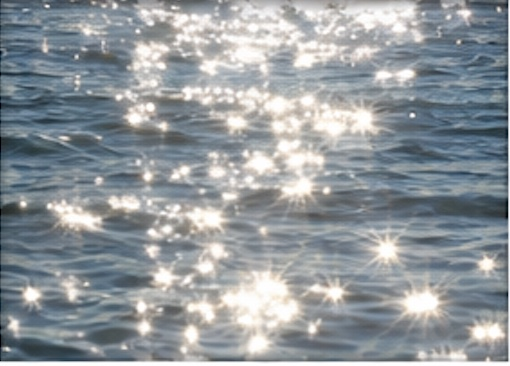
#> input picture simulation/ocean_voyager_sim_hil/assets/test_images/negatives/glare/glare_001.jpg, 510 x 366 px
$ python -i visual_wall_test.py   (imports and definitions only)
#> lines starting #> are read from the running program, lines starting #| are printed output that depends on the picture; after the words box and inside, x2 and y2 are one past the last pixel; in counts of white or black regions, pixels touching at a corner belong together
#> further down, picture is the input picture: shape (366, 510, 3); mean B, G, R 157.1, 152.8, 146.6
#!/usr/bin/env python3

"""
Ocean Voyager - Visual Wall Test #1

PURPOSE
-------
Stationary visual test only.

NO pumps.
NO thermal.
NO YOLO.
NO autonomous motion.

For each test:
    1. User enters approximate real wall distance.
    2. RGB image is captured.
    3. Image is rotated 180 degrees.
    4. Basic image geometry is analyzed.
    5. Original + annotated images are saved.
    6. Measurements are logged to CSV.

This first experiment is CALIBRATION.

We are NOT yet claiming that monocular vision can accurately
produce distance in feet. We collect real pool observations first.

Controls:
    ENTER  capture another frame
    q      quit
"""

from pathlib import Path
from datetime import datetime
import subprocess
import csv
import cv2
import numpy as np


# ============================================================
# CONFIGURATION
# ============================================================

CAMERA_ROTATION = 180

# Analyze at lower resolution for speed.
ANALYSIS_WIDTH = 960

# Edge/Hough parameters.
CANNY_LOW = 60
CANNY_HIGH = 160

HOUGH_THRESHOLD = 70
HOUGH_MIN_LINE_LENGTH = 100
HOUGH_MAX_LINE_GAP = 30

# A pool rim/water boundary should generally be more horizontal
# than vertical when the camera is aimed sensibly.
MAX_HORIZONTAL_SLOPE = 0.35

OUTPUT_ROOT = Path("outputs/visual_wall_test")


# ============================================================
# HELPERS
# ============================================================

# [11 lines left out: function rotate_image, not called in this run]


def resize_for_analysis(img):
    h, w = img.shape[:2]
#> h = 366; w = 510

    if w <= ANALYSIS_WIDTH:
        return img.copy()

    scale = ANALYSIS_WIDTH / float(w)

    return cv2.resize(
        img,
        (
            ANALYSIS_WIDTH,
            int(h * scale)
        ),
        interpolation=cv2.INTER_AREA
    )


# [24 lines left out: function capture_rgb, not called in this run]


# ============================================================
# IMAGE ANALYSIS
# ============================================================

def analyze_wall_geometry(img):
    """
    This does NOT yet return feet.

    It looks for strong near-horizontal lines that could
    correspond to the pool rim / water boundary.

    Returns:
        annotated image
        edge image
        candidate information
    """

    work = resize_for_analysis(img)

    h, w = work.shape[:2]
#> h = 366; w = 510

    gray = cv2.cvtColor(
        work,
        cv2.COLOR_BGR2GRAY
    )
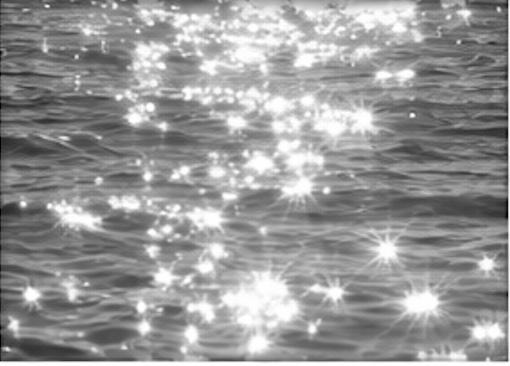
#> gray: shape (366, 510); min 1, max 255, mean 151.5

    gray = cv2.GaussianBlur(
        gray,
        (5, 5),
        0
    )

    edges = cv2.Canny(
        gray,
        CANNY_LOW,
        CANNY_HIGH
    )
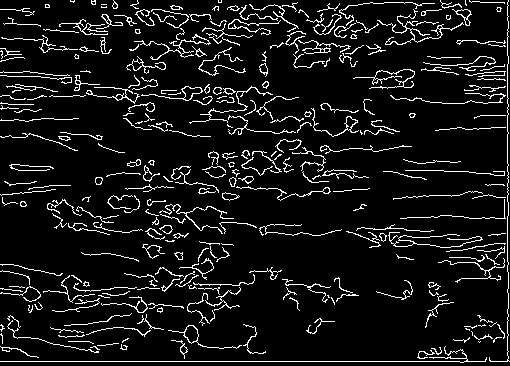
#> edges: shape (366, 510); 8.5% white in thin lines or dots

    lines = cv2.HoughLinesP(
        edges,
        1,
        np.pi / 180.0,
        threshold=HOUGH_THRESHOLD,
        minLineLength=HOUGH_MIN_LINE_LENGTH,
        maxLineGap=HOUGH_MAX_LINE_GAP
    )
#> lines = 68 rows, first 6: [0, 361, 509, 361], [507, 360, 507, 2], [330, 23, 469, 23], [229, 132, 393, 129], [127, 165, 333, 169], [264, 52, 370, 54]

    annotated = work.copy()

    candidates = []

    if lines is not None:

        for item in lines:

            x1, y1, x2, y2 = item[0]

            dx = x2 - x1
            dy = y2 - y1

            if abs(dx) < 1:
                continue

            slope = dy / float(dx)

            length = float(
                np.hypot(dx, dy)
            )

            # Keep primarily horizontal lines.
            if abs(slope) <= MAX_HORIZONTAL_SLOPE:

                mid_x = (x1 + x2) / 2.0
                mid_y = (y1 + y2) / 2.0

                # Score favors:
                # 1. long lines
                # 2. lines closer to image center
                #
                # We deliberately do not over-engineer this
                # until we see real pool images.

                center_penalty = (
                    abs(mid_x - w / 2.0)
                    / (w / 2.0)
                )

                score = (
                    length
                    * (1.0 - 0.25 * center_penalty)
                )

                candidates.append({
                    "x1": int(x1),
                    "y1": int(y1),
                    "x2": int(x2),
                    "y2": int(y2),
                    "mid_x": float(mid_x),
                    "mid_y": float(mid_y),
                    "length": length,
                    "slope": float(slope),
                    "score": float(score),
                })
#> this loop made 68 passes
#> (x1, y1, x2, y2, dx, dy, slope, length) on passes 1, 3, 4, 5, 6, 7, 8, 9, 10, 11, 12, 13: (0, 361, 509, 361, 509, 0, 0, 509), (330, 23, 469, 23, 139, 0, 0, 139), (229, 132, 393, 129, 164, -3, -0.0183, 164), (127, 165, 333, 169, 206, 4, 0.0194, 206), (264, 52, 370, 54, 106, 2, 0.0189, 106), (229, 133, 395, 130, 166, -3, -0.0181, 166), (224, 170, 353, 170, 129, 0, 0, 129), (164, 53, 355, 63, 191, 10, 0.0524, 191.3), (138, 44, 251, 36, 113, -8, -0.0708, 113.3), (125, 212, 265, 227, 140, 15, 0.107, 140.8), (33, 24, 343, 13, 310, -11, -0.0355, 310.2), (91, 2, 375, 52, 284, 50, 0.176, 288.4)
#> (x1, y1, x2, y2, dx, dy, slope, length) on passes 20, 31, 32, 49, 51, 52: (142, 230, 330, 108, 188, -122, -0.649, 224.1), (79, 349, 325, 103, 246, -246, -1, 347.9), (278, 189, 394, 73, 116, -116, -1, 164), (152, 258, 336, 109, 184, -149, -0.81, 236.8), (156, 218, 326, 103, 170, -115, -0.676, 205.2), (1, 335, 274, 97, 273, -238, -0.872, 362.2)


    candidates.sort(
        key=lambda x: x["score"],
        reverse=True
    )


    # Draw top candidates.
    for c in candidates[:15]:

        cv2.line(
            annotated,
            (c["x1"], c["y1"]),
            (c["x2"], c["y2"]),
            (0, 255, 255),
            2
        )
#> this loop made 15 passes
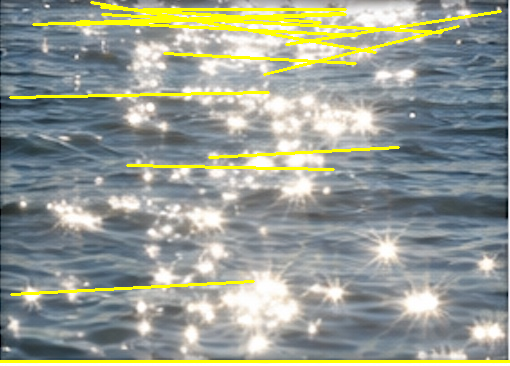
#> annotated: shape (366, 510, 3); 5.59% of pixels changed, all inside (x1, y1, x2, y2) = (0, 1, 510, 363)


    best = (
        candidates[0]
        if candidates
        else None
    )


    if best is not None:

        y_fraction = (
            best["mid_y"] / h
        )

        # Image-space quantity only.
        #
        # If the pool boundary moves up/down consistently
        # with known distance, we'll calibrate this.

        water_fraction_below = (
            (h - best["mid_y"]) / h
        )

        cv2.line(
            annotated,
            (best["x1"], best["y1"]),
            (best["x2"], best["y2"]),
            (0, 0, 255),
            5
        )

        cx = int(best["mid_x"])
        cy = int(best["mid_y"])

        cv2.circle(
            annotated,
            (cx, cy),
            9,
            (0, 0, 255),
            -1
        )
#> annotated: shape (366, 510, 3); mean B, G, R 144.6, 152.5, 151.4

        text1 = (
            f"BEST boundary y={best['mid_y']:.0f}px "
            f"({y_fraction:.3f} image height)"
        )

        text2 = (
            f"water-below fraction="
            f"{water_fraction_below:.3f}"
        )

        cv2.putText(
            annotated,
            text1,
            (20, 35),
            cv2.FONT_HERSHEY_SIMPLEX,
            0.7,
            (0, 0, 255),
            2
        )

        cv2.putText(
            annotated,
            text2,
            (20, 70),
            cv2.FONT_HERSHEY_SIMPLEX,
            0.7,
            (0, 0, 255),
            2
        )
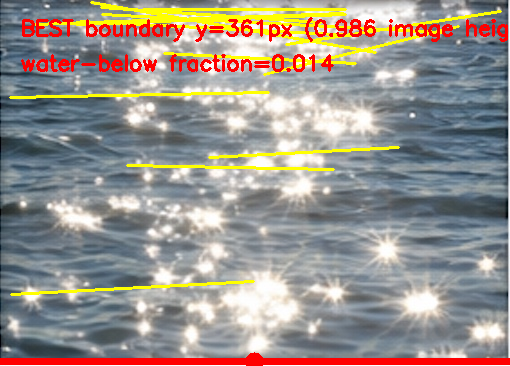
#> annotated: shape (366, 510, 3); mean B, G, R 140.7, 147.3, 153.7

    else:

        y_fraction = None
        water_fraction_below = None

        cv2.putText(
            annotated,
            "NO STRONG HORIZONTAL BOUNDARY FOUND",
            (20, 40),
            cv2.FONT_HERSHEY_SIMPLEX,
            0.7,
            (0, 0, 255),
            2
        )


    return {
        "analysis_image": work,
        "annotated": annotated,
        "edges": edges,
        "best": best,
        "candidate_count": len(candidates),
        "y_fraction": y_fraction,
        "water_fraction_below": water_fraction_below,
    }


# ============================================================
# MAIN
# ============================================================

# [291 lines left out: function main, not called in this run]


# [2 lines not run here, left out]

>>> import cv2
>>> picture = cv2.imread('assets/test_images/negatives/glare/glare_001.jpg')
>>> result = analyze_wall_geometry(picture)

$ run again, on simulation/ocean_voyager_sim_hil/assets/test_images/negatives/glare/glare_003.jpg
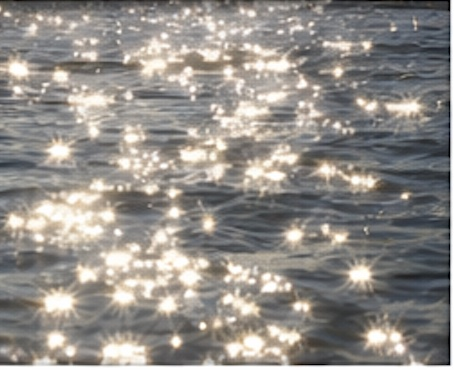
#> input picture simulation/ocean_voyager_sim_hil/assets/test_images/negatives/glare/glare_003.jpg, 454 x 370 px
#> picture is the input picture: shape (370, 454, 3); mean B, G, R 136.6, 141.4, 145.6
#> in analyze_wall_geometry, `edges = cv2.Canny( gray, CANNY_LOW, CANNY_HIGH )`:
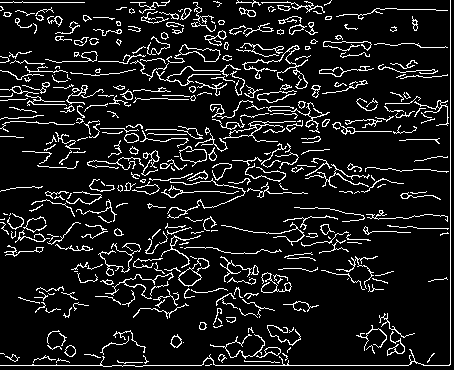
#> edges: shape (370, 454); 10.3% white in thin lines or dots
#> lines = 79 rows, first 6: [0, 365, 449, 365], [450, 364, 450, 0], [130, 2, 330, 2], [17, 99, 130, 104], [151, 77, 316, 97], [0, 89, 194, 96]
#> the loop in analyze_wall_geometry, `for item in lines: ` made 79 passes
#> (x1, y1, x2, y2, dx, dy, slope, length) on passes 1, 3, 4, 5, 6, 7, 9, 10: (0, 365, 449, 365, 449, 0, 0, 449), (130, 2, 330, 2, 200, 0, 0, 200), (17, 99, 130, 104, 113, 5, 0.0442, 113.1), (151, 77, 316, 97, 165, 20, 0.121, 166.2), (0, 89, 194, 96, 194, 7, 0.0361, 194.1), (311, 41, 440, 47, 129, 6, 0.0465, 129.1), (0, 96, 194, 99, 194, 3, 0.0155, 194), (287, 68, 433, 73, 146, 5, 0.0342, 146.1)
#> the loop in analyze_wall_geometry, `for c in candidates[:15]: ` made 15 passes
#> in analyze_wall_geometry, `cv2.putText( annotated, text2, (20, 70), cv2.FONT_HERSHEY_SIMPLEX, 0.7..`:
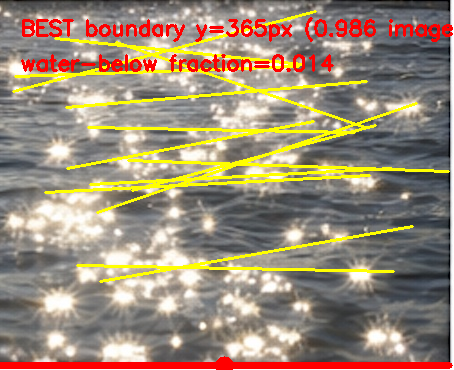
#> annotated: shape (370, 454, 3); mean B, G, R 118.8, 139.4, 155.4

$ run again, on simulation/ocean_voyager_sim_hil/assets/test_images/negatives/glare/glare_004.jpg
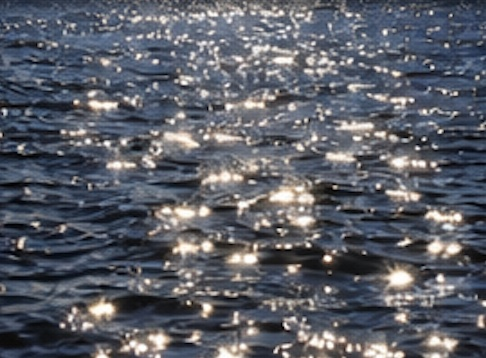
#> input picture simulation/ocean_voyager_sim_hil/assets/test_images/negatives/glare/glare_004.jpg, 486 x 358 px
#> picture is the input picture: shape (358, 486, 3); mean B, G, R 102.8, 93.8, 90.7
#> in analyze_wall_geometry, `edges = cv2.Canny( gray, CANNY_LOW, CANNY_HIGH )`:
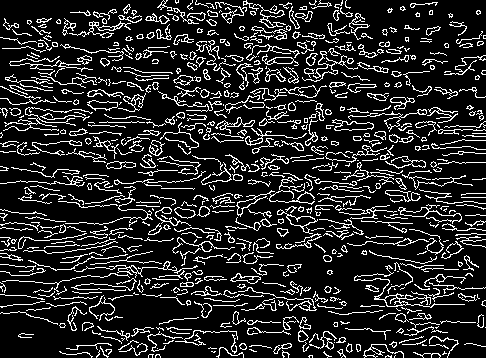
#> edges: shape (358, 486); 15.6% white in thin lines or dots
#> lines = 194 rows, first 6: [143, 173, 311, 176], [124, 13, 455, 344], [26, 314, 142, 267], [9, 85, 365, 116], [4, 122, 442, 122], [60, 155, 485, 162]
#> the loop in analyze_wall_geometry, `for item in lines: ` made 194 passes
#> (x1, y1, x2, y2, dx, dy, slope, length) on passes 1, 4, 5, 6, 7, 9, 10, 11: (143, 173, 311, 176, 168, 3, 0.0179, 168), (9, 85, 365, 116, 356, 31, 0.0871, 357.3), (4, 122, 442, 122, 438, 0, 0, 438), (60, 155, 485, 162, 425, 7, 0.0165, 425.1), (10, 64, 343, 82, 333, 18, 0.0541, 333.5), (119, 209, 460, 215, 341, 6, 0.0176, 341.1), (70, 140, 426, 140, 356, 0, 0, 356), (6, 280, 334, 297, 328, 17, 0.0518, 328.4)
#> the loop in analyze_wall_geometry, `for c in candidates[:15]: ` made 15 passes
#> in analyze_wall_geometry, `cv2.putText( annotated, text2, (20, 70), cv2.FONT_HERSHEY_SIMPLEX, 0.7..`:
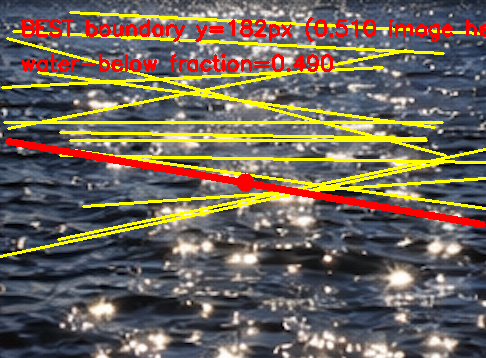
#> annotated: shape (358, 486, 3); mean B, G, R 86.4, 101.1, 111.2

$ run again, on simulation/ocean_voyager_sim_hil/assets/test_images/negatives/glare/glare_005.jpg
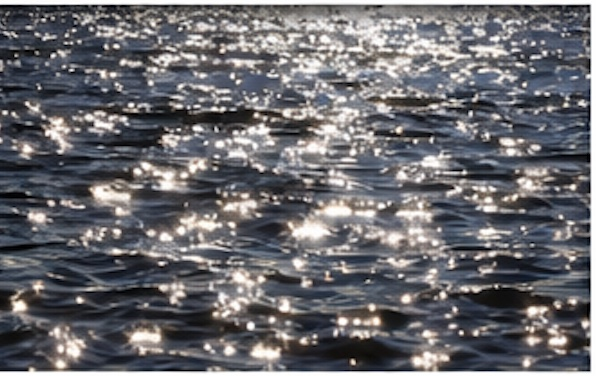
#> input picture simulation/ocean_voyager_sim_hil/assets/test_images/negatives/glare/glare_005.jpg, 596 x 376 px
#> picture is the input picture: shape (376, 596, 3); mean B, G, R 110.2, 106, 106.5
#> in analyze_wall_geometry, `edges = cv2.Canny( gray, CANNY_LOW, CANNY_HIGH )`:
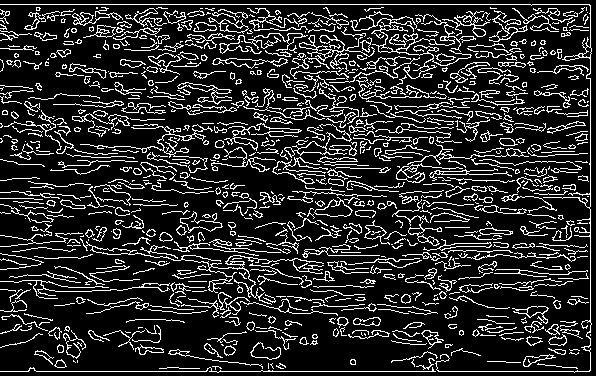
#> edges: shape (376, 596); 16.6% white in thin lines or dots
#> lines = 300 rows, first 6: [0, 371, 589, 371], [0, 4, 589, 4], [590, 370, 590, 5], [198, 262, 391, 269], [74, 24, 585, 15], [244, 160, 398, 166]
#> the loop in analyze_wall_geometry, `for item in lines: ` made 300 passes
#> (x1, y1, x2, y2, dx, dy, slope, length) on passes 1, 2, 4, 5, 6, 7, 8, 9: (0, 371, 589, 371, 589, 0, 0, 589), (0, 4, 589, 4, 589, 0, 0, 589), (198, 262, 391, 269, 193, 7, 0.0363, 193.1), (74, 24, 585, 15, 511, -9, -0.0176, 511.1), (244, 160, 398, 166, 154, 6, 0.039, 154.1), (111, 160, 342, 172, 231, 12, 0.0519, 231.3), (93, 56, 555, 197, 462, 141, 0.305, 483), (3, 103, 587, 113, 584, 10, 0.0171, 584.1)
#> the loop in analyze_wall_geometry, `for c in candidates[:15]: ` made 15 passes
#> in analyze_wall_geometry, `cv2.putText( annotated, text2, (20, 70), cv2.FONT_HERSHEY_SIMPLEX, 0.7..`:
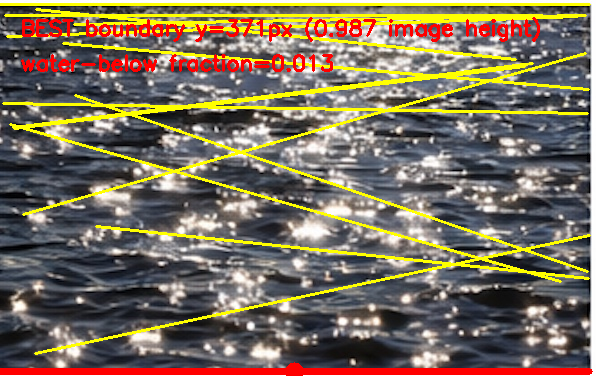
#> annotated: shape (376, 596, 3); mean B, G, R 92.8, 111.5, 123
